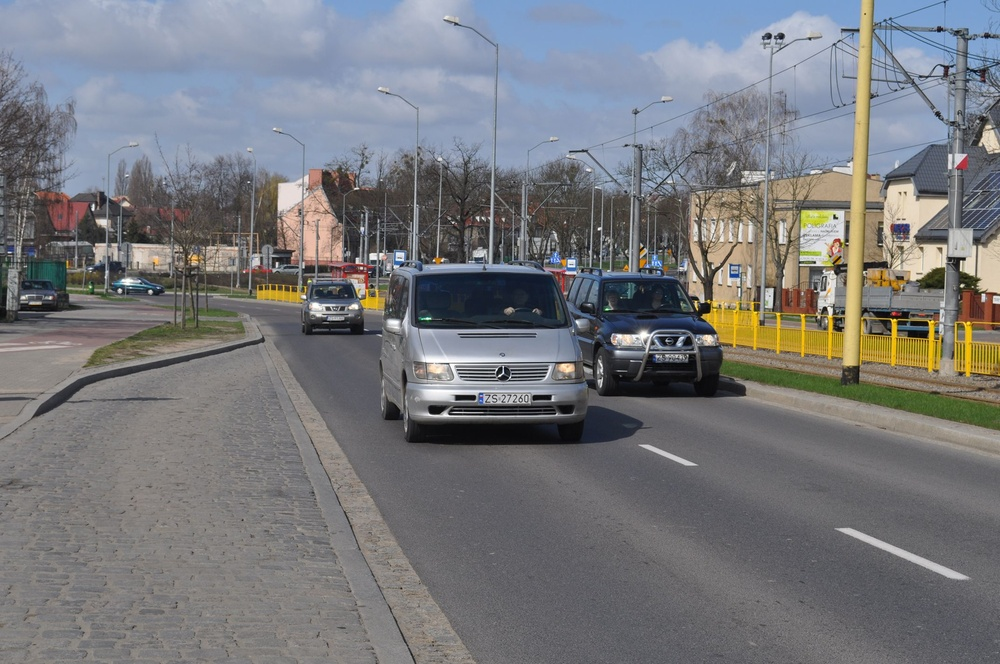
#> input picture img/DSC_0377.jpg, 1000 x 664 px, shrunk from 2144 x 1424 before the run
$ python -i qualifications.py   (imports and definitions only)   (Python 2 division)   (older library calls are emulated)
#> lines starting #> are read from the running program, lines starting #| are printed output that depends on the picture; after the words box and inside, x2 and y2 are one past the last pixel; in counts of white or black regions, pixels touching at a corner belong together
#> further down, picture is the input picture: shape (664, 1000, 3); mean B, G, R 123.8, 120.4, 119.2
import cv2
import numpy as np
from pytesser import *


class Qualifications:


    def find_letters(self, img, show=False, fake=False):
        """
        @type fake: bool
        fake -- returning fake letters speeds it up (default False)
        """
#> called with show = False, fake = False
        letters = []

        imgray = cv2.cvtColor(img, cv2.COLOR_BGR2GRAY)
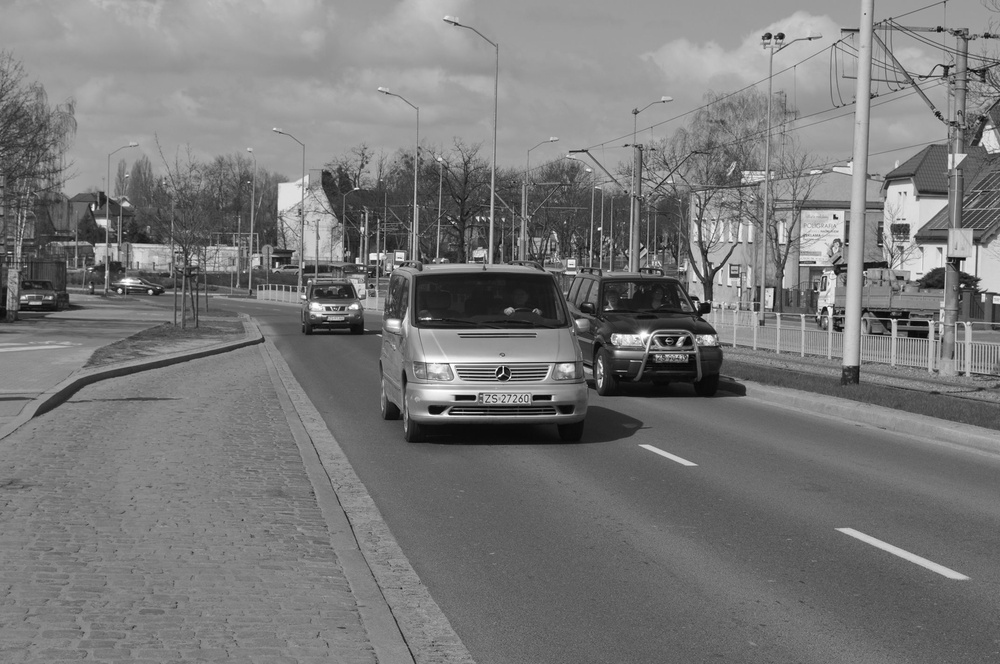
#> imgray: shape (664, 1000); min 0, max 255, mean 120.4
        height, width = len(img), len(img[0])
#> height = 664; width = 1000
        canny = cv2.Canny(imgray, 125, 240)
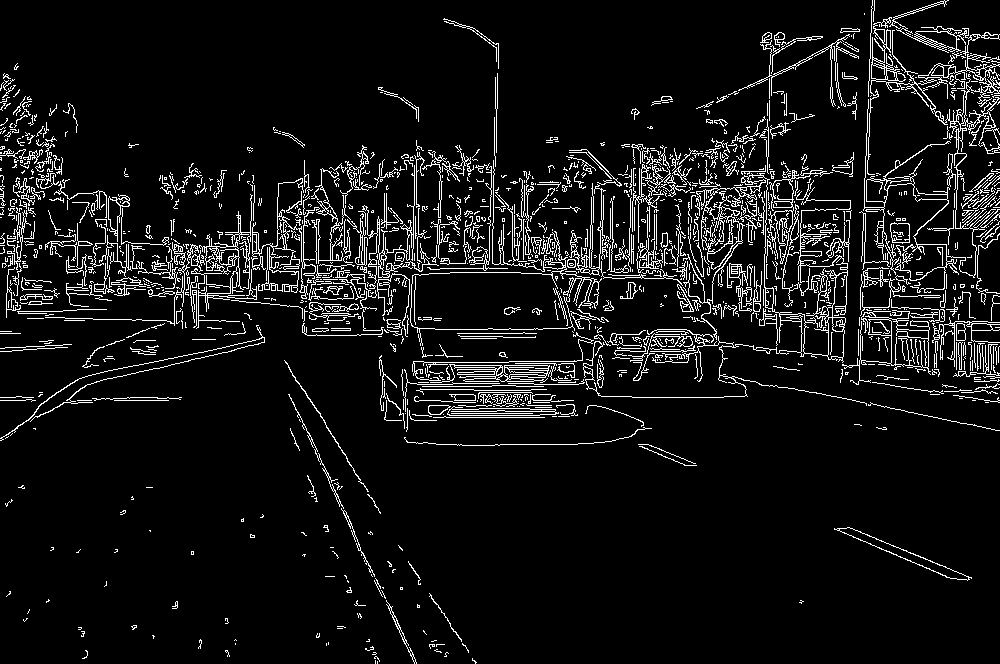
#> canny: shape (664, 1000); 7.6% white in thin lines or dots
        contours, hierarchy = cv2.findContours(canny, cv2.RETR_CCOMP, cv2.CHAIN_APPROX_SIMPLE)
#> contours = 2011 contours, 1748 with area under 20; largest, box (x1, y1, x2, y2) and area: (863, 17, 1000, 293) 4332, (583, 173, 867, 406) 3758, (917, 64, 989, 124) 1891, (842, 310, 931, 385) 1856, (888, 318, 929, 368) 1198

        for contour in contours:
            # area = cv2.contourArea(contour)
            x, y, w, h = cv2.boundingRect(contour)
            """ Real rectangle size """
            img = img[y:y + h, x:x + w]
            area = w * h

            # At reasonable size related to whole
            if not 0.45 < float(h) / height < 0.95:
                continue

            if not 0.04 < float(w) / width < 0.2:
                continue

            if self.__is_overlapping_existing_letter(letters, h, w, x, y):
                continue

            if h < 60:
                continue
                #self.draw_bar(imgray, contour)

            letters.append(contour)
#> this loop made 2011 passes
#> (x, y, w, h, area) on passes 3 to 5: (472, 658, 5, 6, 30), (374, 656, 6, 6, 36), (444, 652, 5, 5, 25)
#> after the loop, img = empty array; letters = []
        word = ''
        if len(letters) > 0:

            if fake:
                word = 'X' * len(letters)
            else:
                word = self.__recognize_word(letters, imgray, show)

        return word

    # [167 lines left out: functions __recognize_word, __recognize_word_old, __recognize_word_new, __get_plate_angle, __rotate, calc_histogram and 3 more, not called in this run]

    def is_point_in_rectangle(self, x, y, rx1, ry1, rx2, ry2):
        return rx1 <= x <= rx2 and ry1 <= y <= ry2

>>> import cv2
>>> picture = cv2.imread('../img/DSC_0377.jpg')
>>> result = Qualifications().find_letters(picture)
#> result = ''

$ run again, on img/DSC_0378.jpg
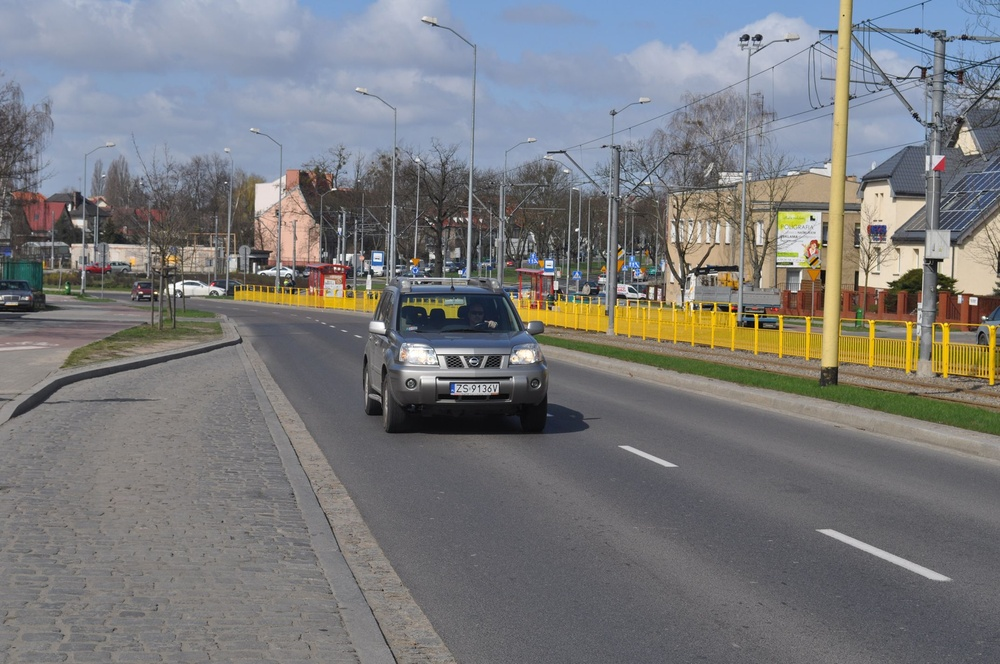
#> input picture img/DSC_0378.jpg, 1000 x 664 px, shrunk from 2144 x 1424 before the run
#> picture is the input picture: shape (664, 1000, 3); mean B, G, R 123.3, 121.7, 121.1
#> in find_letters, `imgray = cv2.cvtColor(img, cv2.COLOR_BGR2GRAY)`:
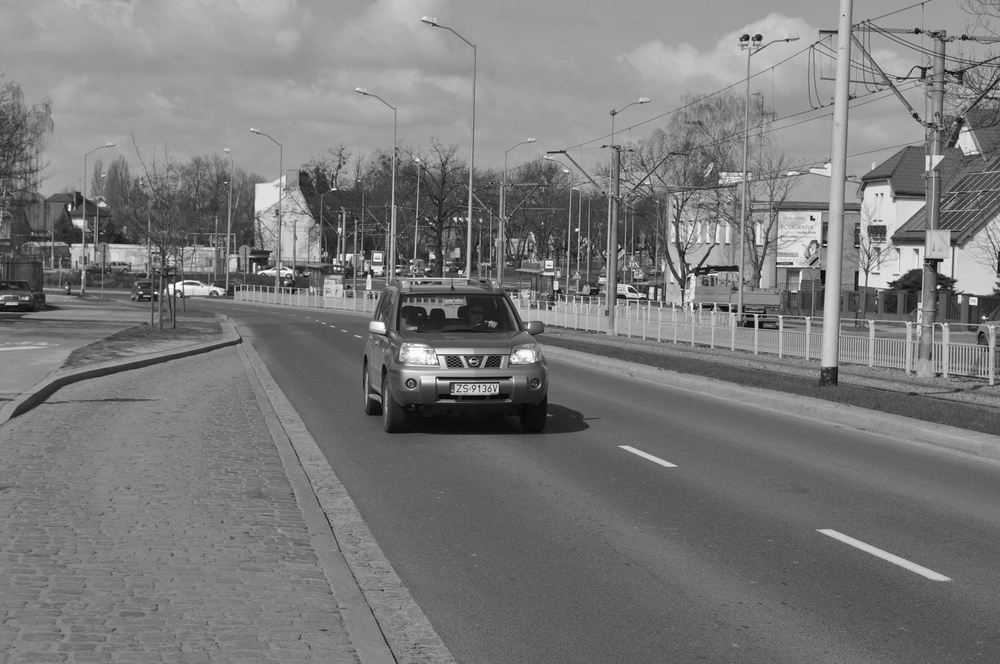
#> imgray: shape (664, 1000); min 0, max 255, mean 121.7
#> height = 664; width = 1000
#> in find_letters, `canny = cv2.Canny(imgray, 125, 240)`:
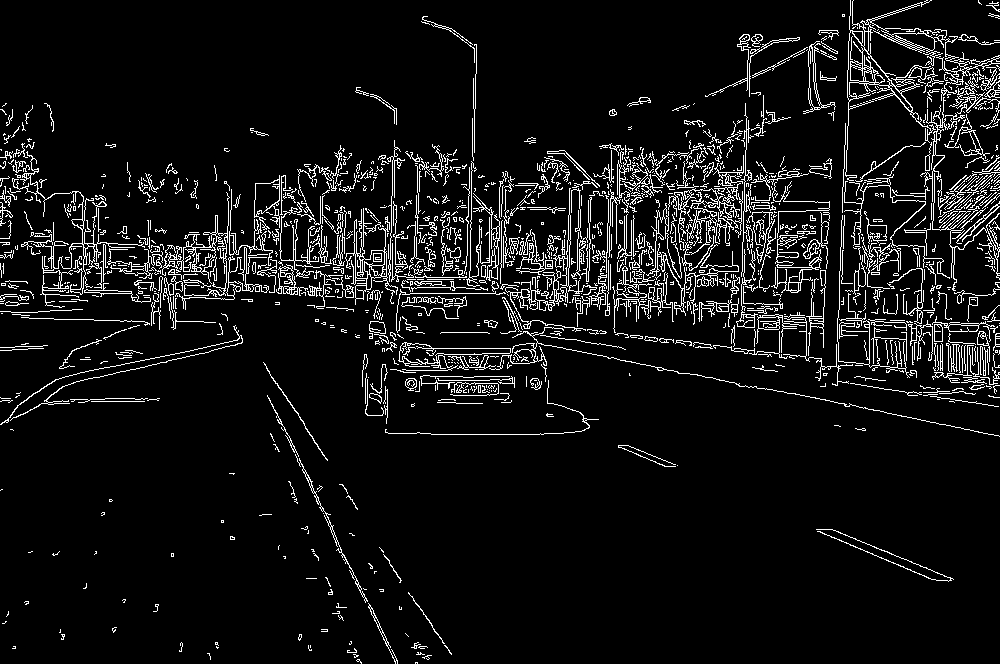
#> canny: shape (664, 1000); 7.3% white in thin lines or dots
#> contours = 2033 contours, 1748 with area under 20; largest, box (x1, y1, x2, y2) and area: (845, 0, 1000, 181) 3146, (398, 342, 511, 369) 1092, (399, 342, 511, 365) 1018, (345, 208, 398, 305) 960, (254, 175, 280, 230) 689
#> the loop in find_letters, `for contour in contours:` made 2033 passes
#> (x, y, w, h, area) on passes 2, 4, 5: (356, 659, 6, 5, 30), (422, 655, 10, 5, 50), (353, 654, 6, 4, 24)
#> after the loop in find_letters, `for contour in contours:`: img = empty array; letters = []
#> result = ''

$ run again, on img/DSC_0379.jpg
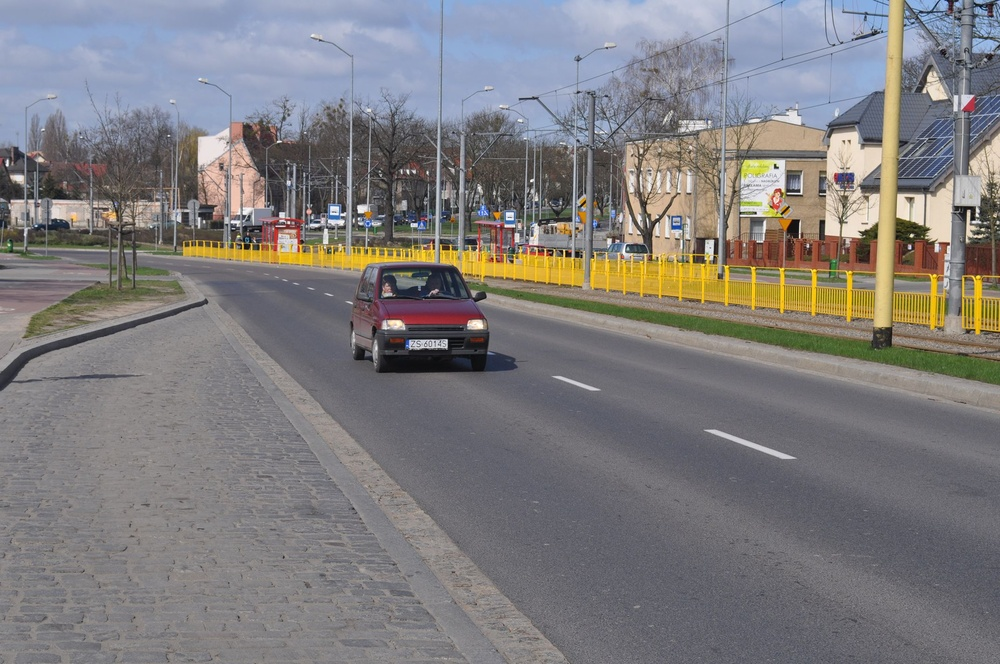
#> input picture img/DSC_0379.jpg, 1000 x 664 px, shrunk from 2144 x 1424 before the run
#> picture is the input picture: shape (664, 1000, 3); mean B, G, R 125.6, 124.5, 126.8
#> in find_letters, `imgray = cv2.cvtColor(img, cv2.COLOR_BGR2GRAY)`:
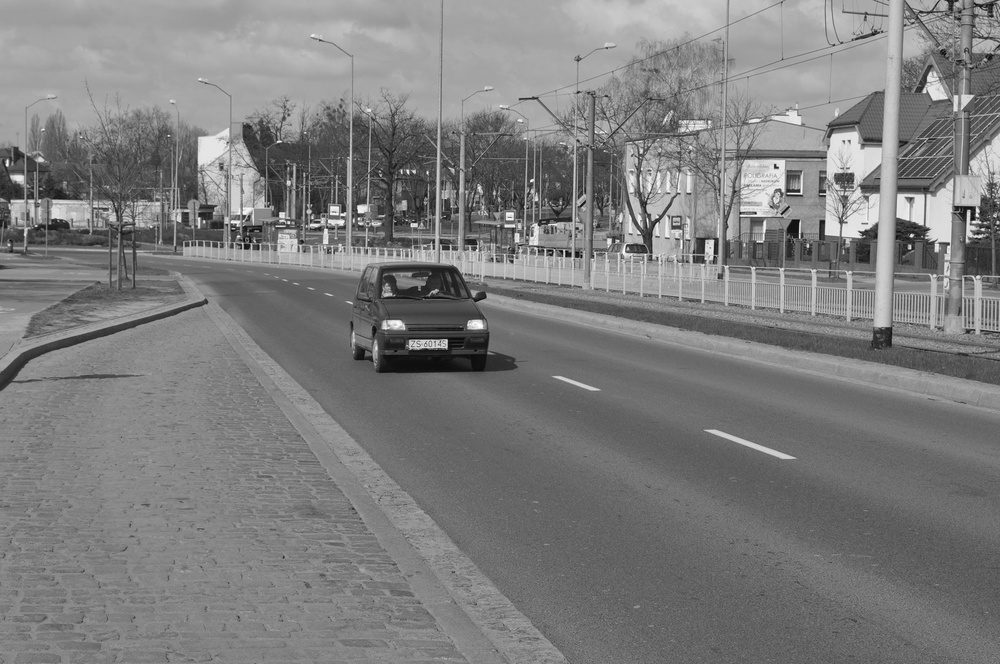
#> imgray: shape (664, 1000); min 3, max 255, mean 125.3
#> height = 664; width = 1000
#> in find_letters, `canny = cv2.Canny(imgray, 125, 240)`:
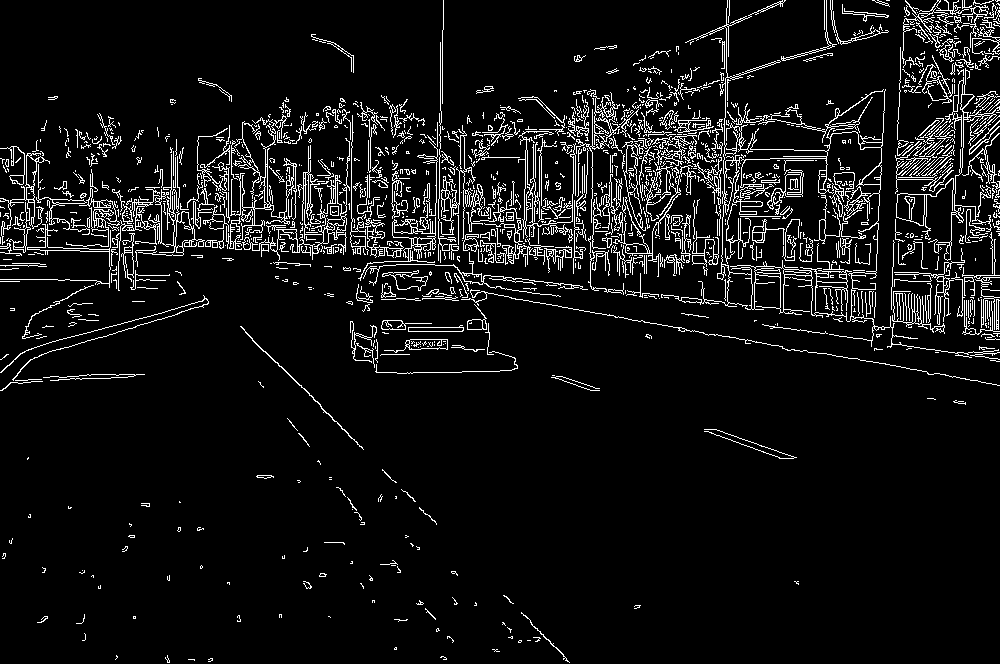
#> canny: shape (664, 1000); 7.1% white in thin lines or dots
#> contours = 1898 contours, 1648 with area under 20; largest, box (x1, y1, x2, y2) and area: (661, 0, 1000, 360) 22445, (721, 131, 882, 322) 18972, (896, 178, 954, 237) 768, (727, 272, 753, 310) 746, (896, 193, 925, 226) 731
#> the loop in find_letters, `for contour in contours:` made 1898 passes
#> (x, y, w, h, area) on passes 2 to 4: (208, 658, 5, 4, 20), (440, 656, 7, 4, 28), (165, 655, 5, 8, 40)
#> after the loop in find_letters, `for contour in contours:`: img = empty array; letters = []
#> result = ''

$ run again, on img/DSC_0380.jpg
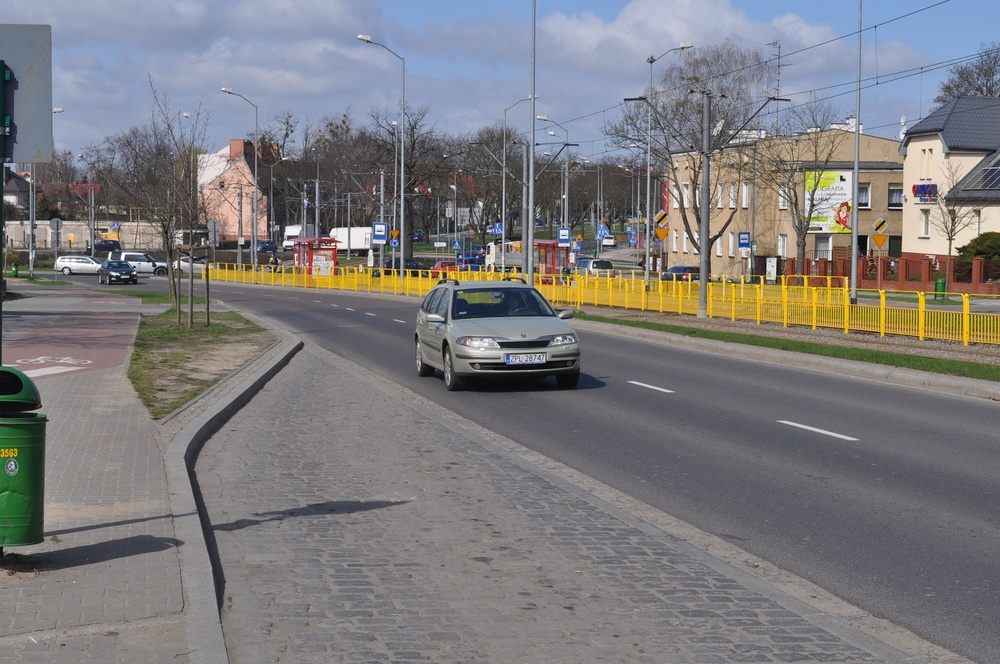
#> input picture img/DSC_0380.jpg, 1000 x 664 px, shrunk from 2144 x 1424 before the run
#> picture is the input picture: shape (664, 1000, 3); mean B, G, R 124.7, 123, 124.2
#> in find_letters, `imgray = cv2.cvtColor(img, cv2.COLOR_BGR2GRAY)`:
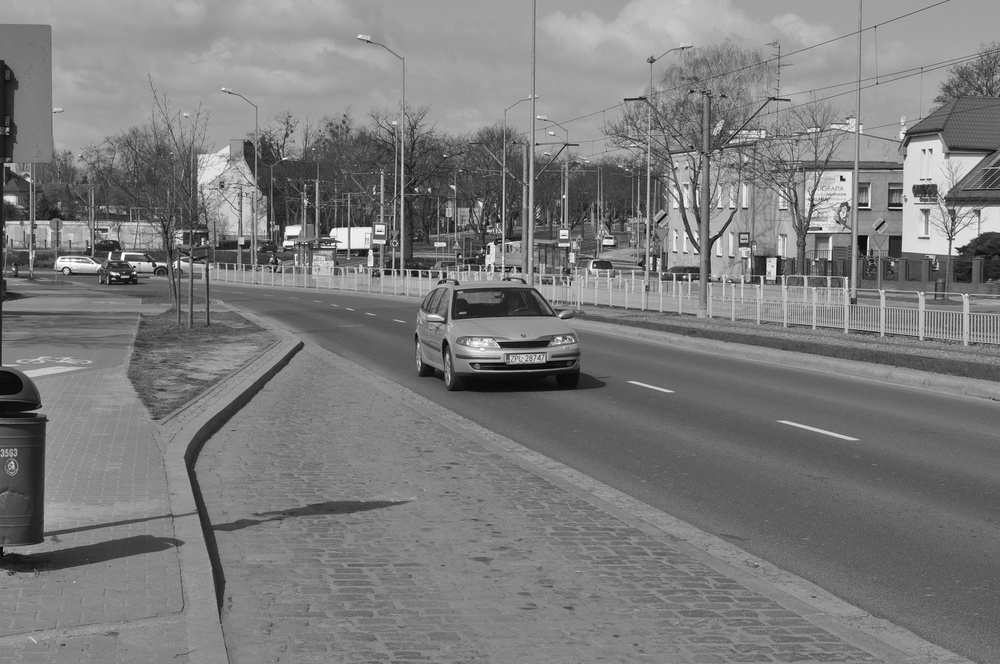
#> imgray: shape (664, 1000); min 4, max 255, mean 123.6
#> height = 664; width = 1000
#> in find_letters, `canny = cv2.Canny(imgray, 125, 240)`:
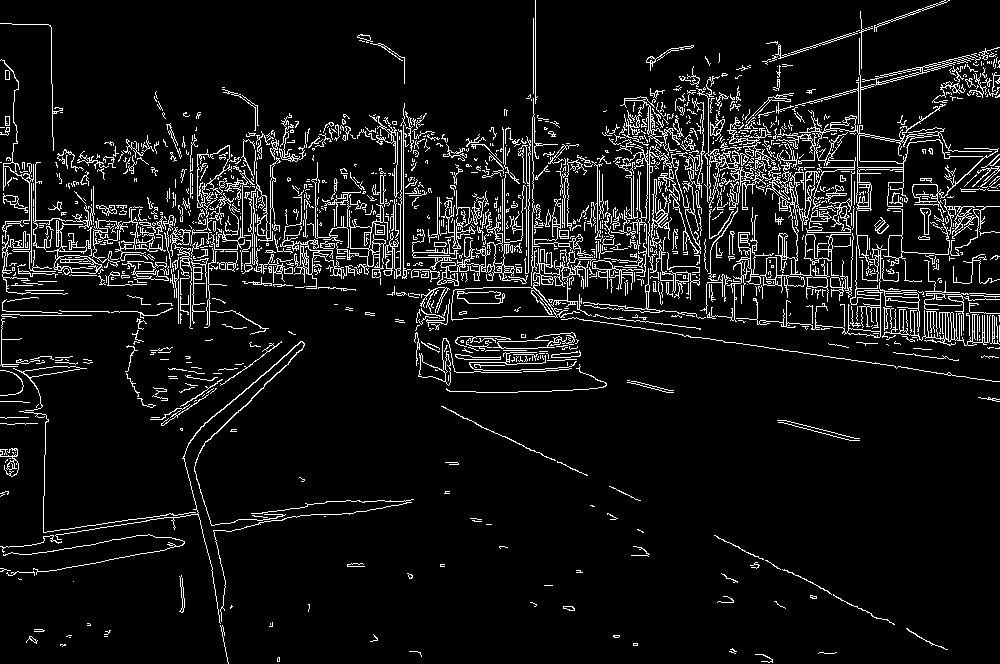
#> canny: shape (664, 1000); 7.8% white in thin lines or dots
#> contours = 2067 contours, 1774 with area under 20; largest, box (x1, y1, x2, y2) and area: (451, 248, 596, 321) 3150, (451, 287, 557, 320) 2775, (197, 145, 232, 214) 1018, (799, 104, 983, 211) 1014, (197, 145, 230, 205) 876
#> the loop in find_letters, `for contour in contours:` made 2067 passes
#> (x, y, w, h, area) on passes 3 to 5: (755, 654, 18, 9, 162), (818, 652, 19, 2, 38), (409, 651, 13, 6, 78)
#> after the loop in find_letters, `for contour in contours:`: img = empty array; letters = []
#> result = ''
